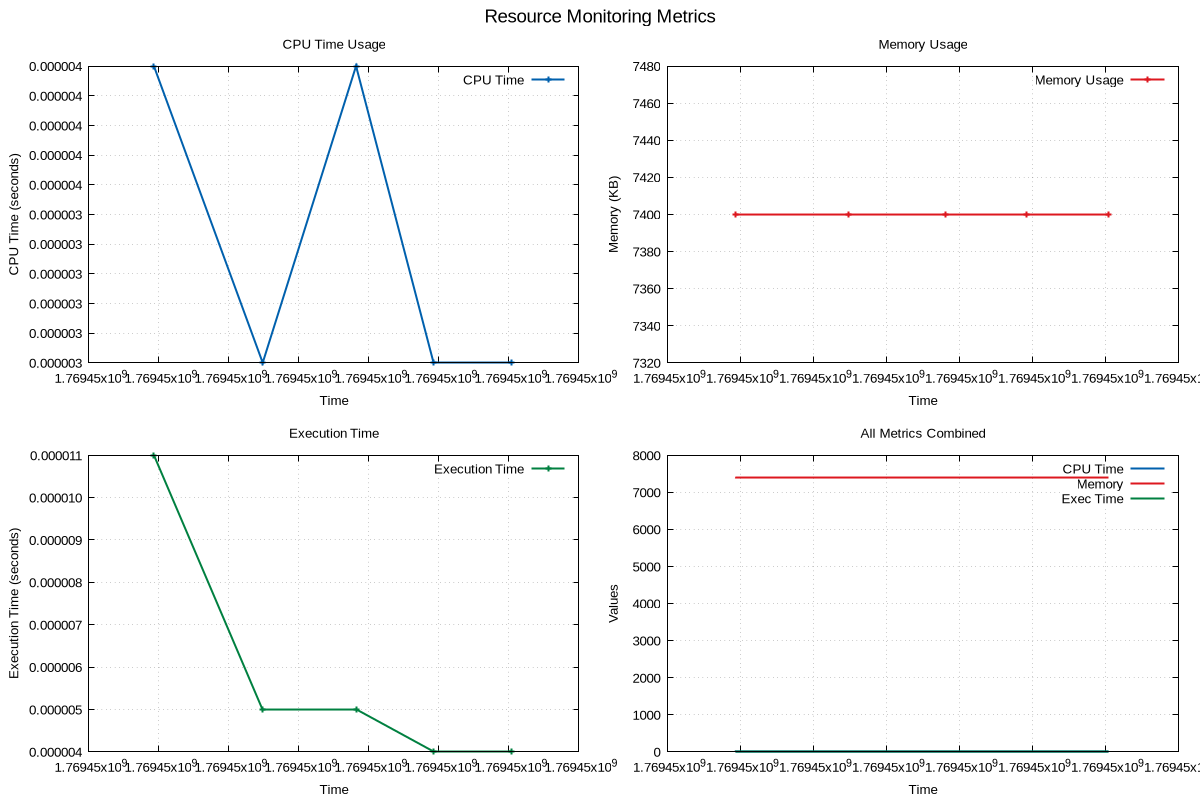

Write gnuplot code to recreate this figure.
# GNUplot script for resource monitoring
set terminal pngcairo enhanced font 'Arial,10' size 1200,800
set output 'png/binary_search_20260126_215324.png'

set multiplot layout 2,2 title 'Resource Monitoring Metrics' font 'Arial,14'
set style line 1 lc rgb '#0060ad' lt 1 lw 2
set style line 2 lc rgb '#dd181f' lt 1 lw 2
set style line 3 lc rgb '#008040' lt 1 lw 2

set title 'CPU Time Usage'
set xlabel 'Time'
set ylabel 'CPU Time (seconds)'
set grid
plot 'png/binary_search_20260126_215324.dat' using 1:2 with linespoints ls 1 title 'CPU Time'
set title 'Memory Usage'
set xlabel 'Time'
set ylabel 'Memory (KB)'
set grid
plot 'png/binary_search_20260126_215324.dat' using 1:3 with linespoints ls 2 title 'Memory Usage'
set title 'Execution Time'
set xlabel 'Time'
set ylabel 'Execution Time (seconds)'
set grid
plot 'png/binary_search_20260126_215324.dat' using 1:4 with linespoints ls 3 title 'Execution Time'
set title 'All Metrics Combined'
set xlabel 'Time'
set ylabel 'Values'
set grid
plot 'png/binary_search_20260126_215324.dat' using 1:2 with lines ls 1 title 'CPU Time', \
     'png/binary_search_20260126_215324.dat' using 1:3 with lines ls 2 title 'Memory', \
     'png/binary_search_20260126_215324.dat' using 1:4 with lines ls 3 title 'Exec Time'
unset multiplot
